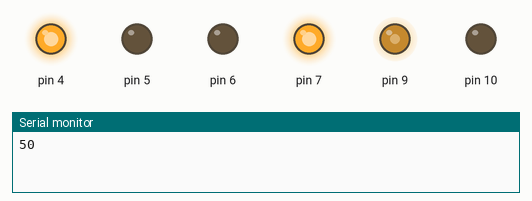
Simulated run of this sketch. Board: Arduino Uno, built with avr-gcc and run on an emulated ATmega328P. On the bench: output pins drawn as LEDs (lit = HIGH), the last lines printed to the serial monitor.

Above: at 0.2 s.
At 10.2 s:
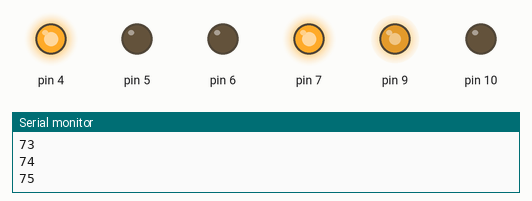
At 20.1 s:
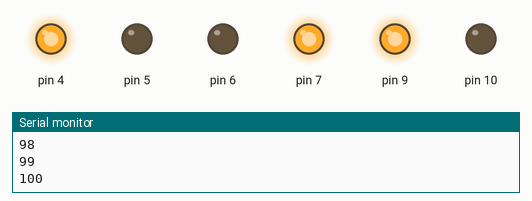
Timing chart, 0 to 21.6 s (numbered marks = the images above):
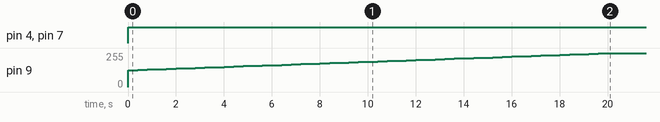

Measured:
- by itself, pin 4, pin 7: LOW → HIGH at 0.00 s
- by itself, pin 9: moves from 0/255 to 255/255 over 20.0 s

The sketch:

MotorDriverBlank.ino
```cpp
#include "TimerOne.h"
#include "DualL298N.h"

unsigned int counter1 = 0; // Counter for motor 1
unsigned int counter2 = 0; // Counter for motor 2

DualL298N motorDriver(7, 6, 9, 4, 5, 10);


// Speed sensor pins
int sensor1 = 2; // Interrupt pin 0 (Motor 1 sensor)
int sensor2 = 3; // Interrupt pin 1 (Motor 2 sensor)

// Variables for RPM and control
int rpm1 = 0, rpm2 = 0; // Current RPM for both motors
int pwmMotor1 = 50; // Fixed PWM for Motor 1
int pwmMotor2 = 50; // Adjustable PWM for Motor 2
int trg_rpm1 = 300;
int trg_rpm2 = 300;

double d1=0;
double d2=0;

void docount1() {
  counter1++;
  d1+=0.1884/20;
}

void docount2() {
  counter2++;
  d2+=0.1884/20;
}


void setup() {
  Serial.begin(9600);
   motorDriver.begin();


}
void loop() {
  // Drive Motor 1 at constant speed
  /*analogWrite(b1a, pwmMotor1); // Set PWM for Motor 1
  digitalWrite(b1b, 1); // Set rotation direction (Clockwise)
  setSpeedBoth

  // Drive Motor 2 with adjusted speed
  analogWrite(c1a, pwmMotor2); // Set PWM for Motor 2
  digitalWrite(c1b, 1); // Set rotation direction (Clockwise)*/
   //analogWrite(9, 255);

  //motorDriver.setSpeedBoth(pwmMotor1,pwmMotor2,0);
 motorDriver.setSpeedBoth(pwmMotor1,0,0);
 Serial.println(pwmMotor1++);
 delay(400);

}
```

DualL298N.cpp
```cpp
// DualL298N.cpp
#include "DualL298N.h"

DualL298N::DualL298N(int in1, int in2, int ena, int in3, int in4, int enb) {
    _in1 = in1;
    _in2 = in2;
    _ena = ena;
    _in3 = in3;
    _in4 = in4;
    _enb = enb;

    _currentSpeedA = 0;
    _currentSpeedB = 0;
}

void DualL298N::begin() {
    pinMode(_in1, OUTPUT);
    pinMode(_in2, OUTPUT);
    pinMode(_ena, OUTPUT);
    pinMode(_in3, OUTPUT);
    pinMode(_in4, OUTPUT);
    pinMode(_enb, OUTPUT);

    digitalWrite(_ena, HIGH);
    digitalWrite(_enb, HIGH);
}

void DualL298N::setMotorDirection(int inPin1, int inPin2, bool direction) {
    if (direction) {
        digitalWrite(inPin1, HIGH);
        digitalWrite(inPin2, LOW);
    } else {
        digitalWrite(inPin1, LOW);
        digitalWrite(inPin2, HIGH);
    }
}

void DualL298N::gradualSpeedChange(int &currentSpeedA, int targetSpeedA, int &currentSpeedB, int targetSpeedB, int stepDelay) {
    bool directionA = targetSpeedA >= 0;
    bool directionB = targetSpeedB >= 0;

    setMotorDirection(_in1, _in2, directionA);
    setMotorDirection(_in3, _in4, directionB);

    /*while (currentSpeedA != targetSpeedA || currentSpeedB != targetSpeedB) {

        if (currentSpeedA < targetSpeedA) {
            currentSpeedA++;
        } else if (currentSpeedA > targetSpeedA) {
            currentSpeedA--;
        }

        if (currentSpeedB < targetSpeedB) {
            currentSpeedB++;
        } else if (currentSpeedB > targetSpeedB) {
            currentSpeedB--;
        }


        int pwmValueA = map(abs(currentSpeedA), 0, 100, 0, 255);
        int pwmValueB = map(abs(currentSpeedB), 0, 100, 0, 255);

        analogWrite(_ena, pwmValueA);
        analogWrite(_enb, pwmValueB);

        delay(stepDelay);
    }*/

    int pwmValueA = map(abs(targetSpeedA), 0, 100, 0, 255);
    int pwmValueB = map(abs(targetSpeedB), 0, 100, 0, 255);

        analogWrite(_ena, pwmValueA);
        analogWrite(_enb, pwmValueB);
}

void DualL298N::setMotorASpeed(int speed, int stepDelay) {
      speed=constrain(speed,-100,100);
    gradualSpeedChange(_currentSpeedA, speed, _currentSpeedB, _currentSpeedB, stepDelay);
}

void DualL298N::stopMotorA() {
    _currentSpeedA = 0;
    analogWrite(_ena, 0);
}

void DualL298N::setMotorBSpeed(int speed, int stepDelay) {
    speed=constrain(speed,-100,100);
    gradualSpeedChange(_currentSpeedA, _currentSpeedA, _currentSpeedB, speed, stepDelay);
}

void DualL298N::stopMotorB() {
    _currentSpeedB = 0;
    analogWrite(_enb, 0);
}

void DualL298N::setSpeedBoth(int speedA, int speedB, int stepDelay) {
      speedA=constrain(speedA,-100,100);
      speedB=constrain(speedB,-100,100);
    gradualSpeedChange(_currentSpeedA, speedA, _currentSpeedB, speedB, stepDelay);
}

void DualL298N::stopAll(){
    _currentSpeedA = 0;
    analogWrite(_ena, 0);
    _currentSpeedB = 0;
    analogWrite(_enb, 0);

}
```

DualL298N.h
```cpp
// DualL298N.h
#ifndef DUAL_L298N_H
#define DUAL_L298N_H

#include <Arduino.h>

class DualL298N {
public:
    DualL298N(int in1, int in2, int ena, int in3, int in4, int enb);  // in1(2) in2(3) fna(1) in3(4) in4(5) fna(6)

    void begin();
    void setMotorASpeed(int speed, int stepDelay = 10);
    void stopMotorA();
    void setMotorBSpeed(int speed, int stepDelay = 10);
    void stopMotorB();
    void setSpeedBoth(int speedA, int speedB, int stepDelay = 10);
    void stopAll();

private:
    int _in1, _in2, _ena;
    int _in3, _in4, _enb;

    int _currentSpeedA;
    int _currentSpeedB;

    void setMotorDirection(int inPin1, int inPin2, bool direction);
    void gradualSpeedChange(int &currentSpeedA, int targetSpeedA, int &currentSpeedB, int targetSpeedB, int stepDelay); // Helper for simultaneous speed change
};

#endif
```
